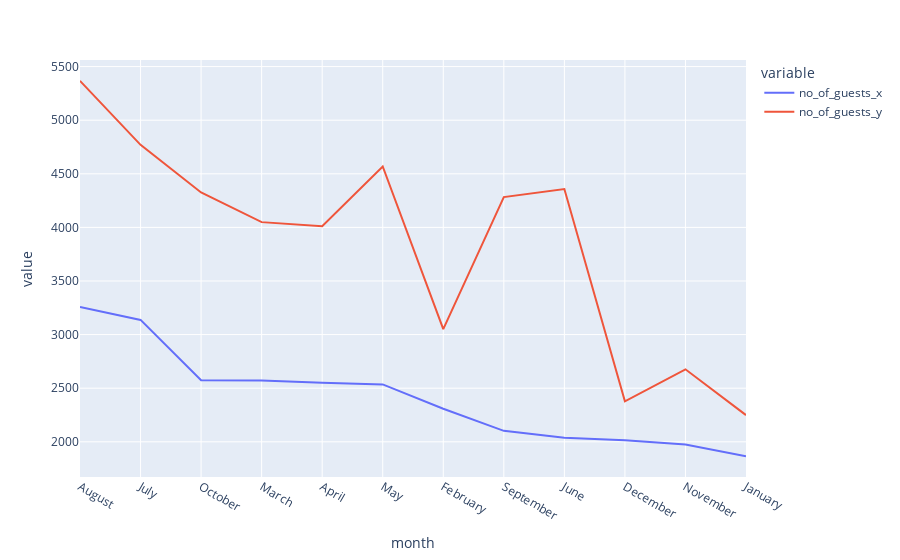

Notebook cell for this chart:
### Code cell
px.line(data_frame=final_rush, x='month', y=['no_of_guests_x','no_of_guests_y'])

### Figure 1 — Plotly figure (JSON) as saved in the notebook; plotly's stock layout.template omitted (floating-point values rounded to 4 significant figures)
{"data": [{"hovertemplate": "variable=no_of_guests_x<br>month=%{x}<br>value=%{y}<extra></extra>", "legendgroup": "no_of_guests_x", "line": {"color": "#636efa", "dash": "solid"}, "marker": {"symbol": "circle"}, "mode": "lines", "name": "no_of_guests_x", "orientation": "v", "showlegend": true, "type": "scatter", "x": ["August", "July", "October", "March", "April", "May", "February", "September", "June", "December", "November", "January"], "xaxis": "x", "y": [3257, 3137, 2575, 2571, 2550, 2535, 2308, 2102, 2037, 2014, 1975, 1866], "yaxis": "y"}, {"hovertemplate": "variable=no_of_guests_y<br>month=%{x}<br>value=%{y}<extra></extra>", "legendgroup": "no_of_guests_y", "line": {"color": "#EF553B", "dash": "solid"}, "marker": {"symbol": "circle"}, "mode": "lines", "name": "no_of_guests_y", "orientation": "v", "showlegend": true, "type": "scatter", "x": ["August", "July", "October", "March", "April", "May", "February", "September", "June", "December", "November", "January"], "xaxis": "x", "y": [5367, 4770, 4326, 4049, 4010, 4568, 3051, 4283, 4358, 2377, 2676, 2249], "yaxis": "y"}], "layout": {"legend": {"title": {"text": "variable"}, "tracegroupgap": 0}, "margin": {"t": 60}, "xaxis": {"anchor": "y", "domain": [0, 1], "title": {"text": "month"}}, "yaxis": {"anchor": "x", "domain": [0, 1], "title": {"text": "value"}}}}
